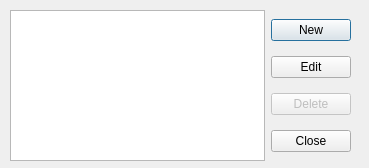
<?xml version="1.0" encoding="UTF-8"?>
<ui version="4.0">
 <class>manageprojectsdialog</class>
 <widget class="QDialog" name="manageprojectsdialog">
  <property name="geometry">
   <rect>
    <x>0</x>
    <y>0</y>
    <width>369</width>
    <height>168</height>
   </rect>
  </property>
  <property name="sizePolicy">
   <sizepolicy hsizetype="Minimum" vsizetype="Minimum">
    <horstretch>0</horstretch>
    <verstretch>0</verstretch>
   </sizepolicy>
  </property>
  <property name="minimumSize">
   <size>
    <width>369</width>
    <height>168</height>
   </size>
  </property>
  <property name="maximumSize">
   <size>
    <width>369</width>
    <height>168</height>
   </size>
  </property>
  <property name="windowTitle">
   <string>Manage Projects</string>
  </property>
  <widget class="QWidget" name="layoutWidget">
   <property name="geometry">
    <rect>
     <x>10</x>
     <y>10</y>
     <width>341</width>
     <height>151</height>
    </rect>
   </property>
   <layout class="QHBoxLayout" name="horizontalLayout">
    <item>
     <widget class="QListWidget" name="listOfProjects"/>
    </item>
    <item>
     <layout class="QVBoxLayout" name="verticalLayout">
      <item>
       <widget class="QPushButton" name="newButton">
        <property name="text">
         <string>New</string>
        </property>
       </widget>
      </item>
      <item>
       <widget class="QPushButton" name="editButton">
        <property name="enabled">
         <bool>true</bool>
        </property>
        <property name="text">
         <string>Edit</string>
        </property>
       </widget>
      </item>
      <item>
       <widget class="QPushButton" name="deleteButton">
        <property name="enabled">
         <bool>false</bool>
        </property>
        <property name="text">
         <string>Delete</string>
        </property>
       </widget>
      </item>
      <item>
       <widget class="QPushButton" name="closeButton">
        <property name="text">
         <string>Close</string>
        </property>
       </widget>
      </item>
     </layout>
    </item>
   </layout>
  </widget>
 </widget>
 <resources/>
 <connections/>
</ui>
